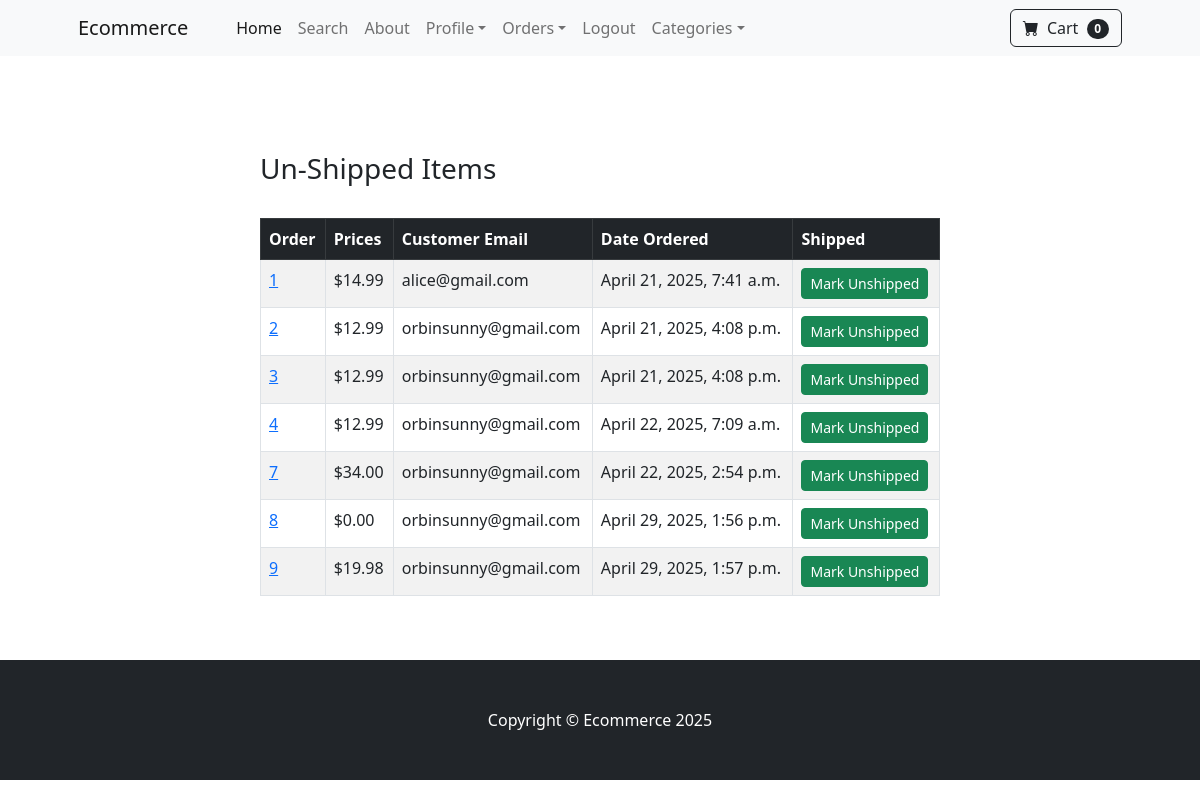
Page /payment/not_shipped_dash (signed in) on the committed database.
### payment/models.py (models this page shows, shortened)
class Order(models.Model):
    user = models.ForeignKey(User, on_delete=models.CASCADE, null=True, blank=True)
    full_name = models.CharField(max_length=150)
    email = models.EmailField(max_length=150)
    shipping_address = models.TextField(max_length=1500)
    amount_paid = models.DecimalField(max_digits=7, decimal_places=2)
    date_ordered = models.DateTimeField(auto_now_add=True)
    shipped = models.BooleanField(default=False)
    date_shipped = models.DateTimeField(blank=True, null=True)

### payment/views.py (the view, shortened to what this page needs)
# urls.py: path('not_shipped_dash', views.not_shipped_dash, name='not_shipped_dash'),
def not_shipped_dash(request):
    if request.user.is_authenticated and request.user.is_superuser:
        orders = Order.objects.filter(shipped=False)
        return render(request, "payment/not_shipped_dash.html", {'orders': orders})
    else:
        messages.success(request, 'Shipping status updated')
        return redirect('home')

### cart/cart.py (called while the page is built)
    def __len__(self):
        if not self.cart:  # Check if cart is empty
            return 0
        return sum(self.cart.values())

### cart/context_processors.py (called while the page is built)
def cart(request):
    return {'cart': Cart(request)}

### payment/templates/payment/not_shipped_dash.html (shortened to what this page needs)
{% extends 'base.html'%}
{% block content %}
        <section class="py-5">
            <div class="container px-4 px-lg-5">
                <div class="row gx-4 gx-lg-5 justify-content-center">
                    <div class="col-lg-8">
                        <br/> <br/>
                        <h3>Un-Shipped Items</h3>
                        <br/>
                        <table class="table table-striped table-hover table-bordered">
                            <thead class="table-dark">
                              <tr>
                                <th scope="col">Order</th>
                                <th scope="col">Prices</th>
                                <th scope="col">Customer Email</th>
                                <th scope="col">Date Ordered</th>
                                <th scope="col">Shipped</th>
                              </tr>
                            </thead>
                            <tbody>
                                {% for order in orders %}
                              <tr>
                                <td><a href="{% url 'orders' order.id %}">{{order.id }}</a></td>
                                <td>${{order.amount_paid }}</td>
                                <td>{{order.email }}</td>
                                <td>{{order.date_ordered }}</td>
                                <td>
                                  <form method="POST">
                                    <button type="submit" class="btn btn-success btn-sm">Mark Unshipped</button>
                                  </form>
                                </td>
                              </tr>
                              {% endfor %}
                            </tbody>
                          </table>
                    </div>
                </div>
            </div>
        </section>
{% endblock %}

### rows in the picture
Order: id "1", amount_paid "14.99", email "alice@gmail.com", date_ordered "April 21, 2025, 7:41 a.m."
Order: id "2", amount_paid "12.99", email "orbinsunny@gmail.com", date_ordered "April 21, 2025, 4:08 p.m."
Order: id "3", amount_paid "12.99", email "orbinsunny@gmail.com", date_ordered "April 21, 2025, 4:08 p.m."
Order: id "4", amount_paid "12.99", email "orbinsunny@gmail.com", date_ordered "April 22, 2025, 7:09 a.m."
Order: id "7", amount_paid "34.00", email "orbinsunny@gmail.com", date_ordered "April 22, 2025, 2:54 p.m."
Order: id "8", amount_paid "0.00", email "orbinsunny@gmail.com", date_ordered "April 29, 2025, 1:56 p.m."
Order: id "9", amount_paid "19.98", email "orbinsunny@gmail.com", date_ordered "April 29, 2025, 1:57 p.m."

### other values in the picture
{{ cart|length }} "0"
